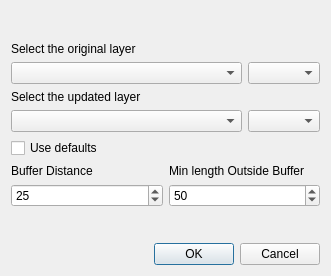
<?xml version="1.0" encoding="UTF-8"?>
<ui version="4.0">
 <class>dialog</class>
 <widget class="QDialog" name="dialog">
  <property name="geometry">
   <rect>
    <x>0</x>
    <y>0</y>
    <width>331</width>
    <height>276</height>
   </rect>
  </property>
  <property name="windowTitle">
   <string>Identify Large Geometry Changes</string>
  </property>
  <layout class="QGridLayout" name="gridLayout">
   <item row="3" column="0" colspan="3">
    <layout class="QHBoxLayout" name="hly_script">
     <item>
      <widget class="QComboBox" name="box_layer"/>
     </item>
    </layout>
   </item>
   <item row="8" column="0" colspan="3">
    <layout class="QHBoxLayout" name="hly_test">
     <item>
      <widget class="QComboBox" name="box_upd_layer"/>
     </item>
    </layout>
   </item>
   <item row="2" column="0">
    <widget class="QLabel" name="lbl_orig_layer">
     <property name="text">
      <string>Select the original layer</string>
     </property>
    </widget>
   </item>
   <item row="7" column="0">
    <widget class="QLabel" name="lbl_upd_layer">
     <property name="text">
      <string>Select the updated layer</string>
     </property>
    </widget>
   </item>
   <item row="11" column="0" colspan="4">
    <layout class="QHBoxLayout" name="horizontalLayout">
     <item>
      <layout class="QVBoxLayout" name="verticalLayout_3">
       <item>
        <widget class="QLabel" name="label">
         <property name="text">
          <string>Buffer Distance</string>
         </property>
        </widget>
       </item>
       <item>
        <widget class="QSpinBox" name="spb_buffer">
         <property name="value">
          <number>25</number>
         </property>
        </widget>
       </item>
      </layout>
     </item>
     <item>
      <layout class="QVBoxLayout" name="verticalLayout_2">
       <item>
        <widget class="QLabel" name="lbl_test_data">
         <property name="text">
          <string>Min length Outside Buffer</string>
         </property>
        </widget>
       </item>
       <item>
        <widget class="QSpinBox" name="spb_length">
         <property name="value">
          <number>50</number>
         </property>
        </widget>
       </item>
      </layout>
     </item>
    </layout>
   </item>
   <item row="10" column="0">
    <widget class="QCheckBox" name="chk_default">
     <property name="text">
      <string>Use defaults</string>
     </property>
    </widget>
   </item>
   <item row="3" column="3">
    <widget class="QComboBox" name="box_lyr_uid"/>
   </item>
   <item row="8" column="3">
    <widget class="QComboBox" name="box_ulyr_uid"/>
   </item>
   <item row="14" column="0" colspan="4">
    <widget class="QDialogButtonBox" name="btn_box">
     <property name="standardButtons">
      <set>QDialogButtonBox::Cancel|QDialogButtonBox::Ok</set>
     </property>
    </widget>
   </item>
   <item row="13" column="0" colspan="4">
    <spacer name="vsp_bottom">
     <property name="orientation">
      <enum>Qt::Vertical</enum>
     </property>
     <property name="sizeType">
      <enum>QSizePolicy::MinimumExpanding</enum>
     </property>
     <property name="sizeHint" stdset="0">
      <size>
       <width>20</width>
       <height>10</height>
      </size>
     </property>
    </spacer>
   </item>
   <item row="0" column="0" colspan="3">
    <spacer name="vsp_top">
     <property name="orientation">
      <enum>Qt::Vertical</enum>
     </property>
     <property name="sizeType">
      <enum>QSizePolicy::MinimumExpanding</enum>
     </property>
     <property name="sizeHint" stdset="0">
      <size>
       <width>20</width>
       <height>5</height>
      </size>
     </property>
    </spacer>
   </item>
  </layout>
 </widget>
 <tabstops>
  <tabstop>chk_default</tabstop>
 </tabstops>
 <resources/>
 <connections/>
</ui>
